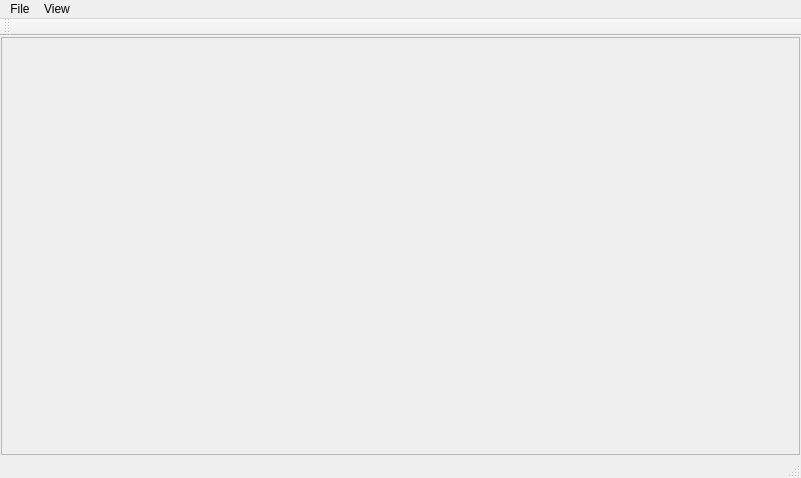
<?xml version="1.0" encoding="UTF-8"?>
<ui version="4.0">
 <class>MainWindow</class>
 <widget class="QMainWindow" name="MainWindow">
  <property name="geometry">
   <rect>
    <x>0</x>
    <y>0</y>
    <width>801</width>
    <height>478</height>
   </rect>
  </property>
  <property name="windowTitle">
   <string>World Time Widget</string>
  </property>
  <widget class="QWidget" name="centralWidget">
   <layout class="QVBoxLayout" name="verticalLayout">
    <property name="spacing">
     <number>5</number>
    </property>
    <property name="leftMargin">
     <number>1</number>
    </property>
    <property name="topMargin">
     <number>1</number>
    </property>
    <property name="rightMargin">
     <number>1</number>
    </property>
    <property name="bottomMargin">
     <number>1</number>
    </property>
    <item>
     <widget class="QScrollArea" name="scrollArea">
      <property name="widgetResizable">
       <bool>true</bool>
      </property>
      <widget class="QWidget" name="scrollAreaWidgetContents">
       <property name="geometry">
        <rect>
         <x>0</x>
         <y>0</y>
         <width>797</width>
         <height>419</height>
        </rect>
       </property>
       <layout class="QGridLayout" name="gridLayout">
        <item row="0" column="0">
         <widget class="QWidget" name="wdScollContent" native="true"/>
        </item>
        <item row="0" column="1">
         <spacer name="horizontalSpacer">
          <property name="orientation">
           <enum>Qt::Horizontal</enum>
          </property>
          <property name="sizeHint" stdset="0">
           <size>
            <width>747</width>
            <height>20</height>
           </size>
          </property>
         </spacer>
        </item>
        <item row="1" column="0">
         <spacer name="verticalSpacer">
          <property name="orientation">
           <enum>Qt::Vertical</enum>
          </property>
          <property name="sizeHint" stdset="0">
           <size>
            <width>20</width>
            <height>371</height>
           </size>
          </property>
         </spacer>
        </item>
       </layout>
      </widget>
     </widget>
    </item>
   </layout>
  </widget>
  <widget class="QMenuBar" name="menuBar">
   <property name="geometry">
    <rect>
     <x>0</x>
     <y>0</y>
     <width>801</width>
     <height>22</height>
    </rect>
   </property>
   <widget class="QMenu" name="menuFile">
    <property name="title">
     <string>File</string>
    </property>
    <addaction name="ActionAddWorldTimeWidget"/>
    <addaction name="ActionExit"/>
   </widget>
   <widget class="QMenu" name="menuView">
    <property name="title">
     <string>View</string>
    </property>
    <widget class="QMenu" name="menuAuto_Layout">
     <property name="title">
      <string>Auto Layout</string>
     </property>
     <addaction name="actionAutoLayoutHorizotal"/>
     <addaction name="actionAutoLayoutVertical"/>
    </widget>
    <addaction name="menuAuto_Layout"/>
   </widget>
   <addaction name="menuFile"/>
   <addaction name="menuView"/>
  </widget>
  <widget class="QToolBar" name="mainToolBar">
   <attribute name="toolBarArea">
    <enum>TopToolBarArea</enum>
   </attribute>
   <attribute name="toolBarBreak">
    <bool>false</bool>
   </attribute>
  </widget>
  <widget class="QStatusBar" name="statusBar"/>
  <action name="ActionAddWorldTimeWidget">
   <property name="text">
    <string>Add World Time Widget</string>
   </property>
  </action>
  <action name="ActionExit">
   <property name="text">
    <string>Exit</string>
   </property>
  </action>
  <action name="actionAutoLayoutHorizotal">
   <property name="text">
    <string>Horizotal</string>
   </property>
  </action>
  <action name="actionAutoLayoutVertical">
   <property name="text">
    <string>Vertical</string>
   </property>
  </action>
 </widget>
 <layoutdefault spacing="6" margin="11"/>
 <resources/>
 <connections/>
</ui>
